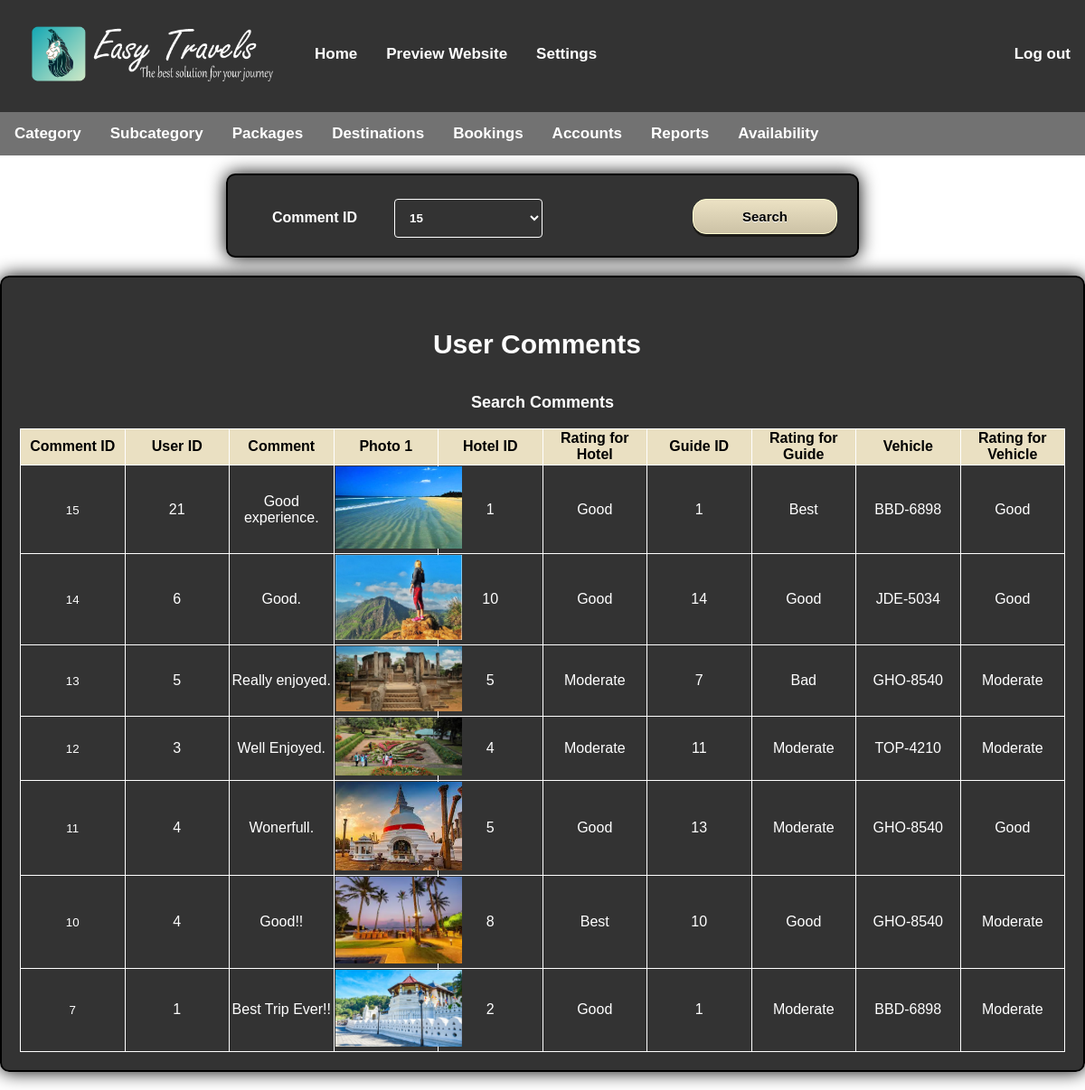
Screenshot of /src/php/admin_view_report_general4.php (signed in) with the database file from the repository.
### tables this page shows
CREATE TABLE `comment` (
  `cid` int(11) NOT NULL,
  `uid` int(11) NOT NULL,
  `details` text NOT NULL,
  `photo1` int(11) NOT NULL,
  `photo2` int(11) NOT NULL,
  `photo3` int(11) NOT NULL,
  `hotel` varchar(200) NOT NULL,
  `hotelrating` int(11) NOT NULL,
  `guide` varchar(200) NOT NULL,
  `guiderating` int(11) NOT NULL,
  `vehicle` varchar(200) NOT NULL,
  `vehiclerating` int(11) NOT NULL
);

### src/php/admin_view_report_general4.php (called while the page is built, shortened)
<?php include('../../public/html/admin_view_report_general4.html')?>

### src/php/admin_view_report_general4-table.php (the view, shortened to what this page needs)
<?php require_once('../../config/connect.php');
?>
<?php
	$path='../../public/images/comment/';
	$ex='.jpg';
	$sql3="select * from comment order by cid desc";
	$result3=$connection->query($sql3);
	while($row=$result3->fetch_assoc()){
		echo "<tr>";
		echo "<td> <form method='post' action='admin_view_report_general4.php'><input name='viewticket' type='submit' id='next' value='".$row['cid']."' class='next'>";
		echo "<input type='hidden' name='selectedID' value='".$row['cid']."'/></form></td>";
		echo "<td>".$row['uid']."</td>";
		echo "<td>".$row['details']."</td>";
		$photo1=$row['photo1'];
		echo "<td><img class='image' width='140px' src='".$path.$photo1.$ex."'></td>";
		echo "<td>".$row['hotel']."</td>";
		$hotelrating=$row['hotelrating'];
		if($hotelrating == 5){
			$HRating="Best";
		}else if($hotelrating == 4){
			$HRating="Good";
		}else if($hotelrating == 3){
			$HRating="Moderate";
		}else if($hotelrating == 2){
			$HRating="Bad";
		}else{
			$HRating="Worst";
		}
		echo "<td>".$HRating."</td>";
		echo "<td>".$row['guide']."</td>";
		$guiderating=$row['guiderating'];
		if($guiderating == 5){
			$GRating="Best";
		}else if($guiderating == 4){
			$GRating="Good";
		}else if($guiderating == 3){
			$GRating="Moderate";
		}else if($guiderating == 2){
			$GRating="Bad";
		}else{
			$GRating="Worst";
		}
		echo "<td>".$GRating."</td>";
		echo "<td>".$row['vehicle']."</td>";
		$vehiclerating=$row['vehiclerating'];
		if($vehiclerating == 5){
			$VRating="Best";
		}else if($vehiclerating == 4){
			$VRating="Good";
		}else if($vehiclerating == 3){
			$VRating="Moderate";
		}else if($vehiclerating == 2){
			$VRating="Bad";
		}else{
			$VRating="Worst";
		}
		echo "<td>".$VRating."</td>";
		echo "</tr>";
	}
?>

### src/php/admin_view_report_general4-cid_dropdown.php
<?php
	$sql3="select * from comment order by cid desc";
	$result2=$connection->query($sql3);
	while($row=$result2->fetch_assoc()){
		echo "<option value='". $row['cid'] ."'>".$row['cid']."</option>" ;
	}
?>

### public/css/admin_topnav.css (style rules this page uses)
body { margin: 0; background-image: url(../../public/images/adminback9.jpg); background-size:cover; font-family: 'Arial'; }
.topnav { overflow: hidden; background-color: rgb(0,0,0,0.8); }
.topnav a { float: left; display: block; color: white; text-align: center; padding: 10px 16px; text-decoration: none; font-size: 17px; margin-top:40px; font-weight:bold; }
.topnav a.notactive { margin-top:0px; }
.topnav a.right { float: right; }
.limg { padding: 10px; width:300px; border-radius: 20px; }

### public/css/adminmenu.css (style rules this page uses)
body { margin: 0; background-image: url(../../public/images/adminback9.jpg); background-size:cover; font-family: 'Arial'; }
.topnav1 { overflow: hidden; background-color:rgb(20,20,20,0.6); }
.topnav1 a { float: left; display: block; color: white; text-align: center; padding: 14px 16px; text-decoration: none; font-size: 17px; font-weight: bold; }
.dropdown { float: left; overflow: hidden; }
.dropdown .dropbtn { font-size: 17px; border: none; outline: none; color: white; padding: 14px 16px; background-color: inherit; font-family: inherit; margin: 0; font-weight:bold; }

### public/css/report-tables.css (style rules this page uses)
* { box-sizing: border-box; }
body { margin: 0; background-image: url(../../public/images/adminback9.jpg); background-size:cover; font-family: 'Arial'; }
select, option { color: black; }
.sign-up { color:white; margin-left:0%; cursor:pointer; font-size: 18px; font-weight: bold; text-decoration: none; }
.next { text-decoration: none; color: white; background-color: transparent;; border: none; }
select { width: 100%; padding: 12px; border: 1px solid white; border-radius: 4px; resize: vertical; background-color: transparent; color: white; font-weight: bold; }
.viewtable { color:white; border: 1px solid white; border-collapse: collapse; table-layout: fixed; width: 100%; }
.theads { background-color:#82CAFA; background-color:#eae0c2; text-align:center; color:black; font-weight:bold; height:40px; }
.title { font-size:30px; color:white; font-weight:bold; }
label { padding: 12px 12px 12px 0; display: inline-block; }
.searchbtn { border-radius: 4px; background-color: green; border: none; color: #FFFFFF; text-align: center; font-size: 15px; font-weight: bold; padding: 10px; width: 160px; transition: all 0.5s; cursor: pointer; margin: 0px; border: 2px solid white; border-radius:50px; }
.searchbtn { box-shadow: 0px 3px 0px 0px #1c1b18; background:linear-gradient(to bottom, #eae0c2 5%, #ccc2a6 100%); background-color:#eae0c2; border-radius:15px; border:1px solid #fffdd0; display:inline-block; cursor:pointer; color:black; font-family:Arial; font-size:15px; font-weight:bold; padding:10px 10px; text-decoration:none; text-shadow:0px 1px 0px #ffffff; }
.container1 { border-radius: 10px; background-color: rgb(0,0,0,0.8); padding: 20px; width:700px; display:block; margin-left:auto; margin-right:auto; justify-content:center; center-align:center; margin-top:20px; margin-bottom:20px; color:white; font-weight:bold; border: 2px solid black; box-shadow:0px 0px 20px black; }
.container2 { border-radius: 10px; background-color: rgb(0,0,0,0.8); padding: 20px; width:100%; display:block; margin-left:auto; margin-right:auto; justify-content:center; center-align:center; margin-top:20px; margin-bottom:20px; color:white; text-align:center; border: 2px solid black; box-shadow:0px 0px 20px black; }
.col-25 { float: left; width: 25%; margin-top: 6px; }
.row:after { content: ""; display: table; clear: both; }

### rows the page displays
comment: viewticket "15", uid "21", details "Good experience.", shows a picture, hotel "1", hotelrating "Good", guide "1", guiderating "Best", vehicle "BBD-6898", vehiclerating "Good"
comment: viewticket "14", uid "6", details "Good.", shows a picture, hotel "10", hotelrating "Good", guide "14", guiderating "Good", vehicle "JDE-5034", vehiclerating "Good"
comment: viewticket "13", uid "5", details "Really enjoyed.", shows a picture, hotel "5", hotelrating "Moderate", guide "7", guiderating "Bad", vehicle "GHO-8540", vehiclerating "Moderate"
comment: viewticket "12", uid "3", details "Well Enjoyed.", shows a picture, hotel "4", hotelrating "Moderate", guide "11", guiderating "Moderate", vehicle "TOP-4210", vehiclerating "Moderate"
comment: viewticket "11", uid "4", details "Wonerfull.", shows a picture, hotel "5", hotelrating "Good", guide "13", guiderating "Moderate", vehicle "GHO-8540", vehiclerating "Good"
comment: viewticket "10", uid "4", details "Good!!", shows a picture, hotel "8", hotelrating "Best", guide "10", guiderating "Good", vehicle "GHO-8540", vehiclerating "Moderate"
comment: viewticket "7", uid "1", details "Best Trip Ever!!", shows a picture, hotel "2", hotelrating "Good", guide "1", guiderating "Moderate", vehicle "BBD-6898", vehiclerating "Moderate"

### other values shown
form field cid "15"
